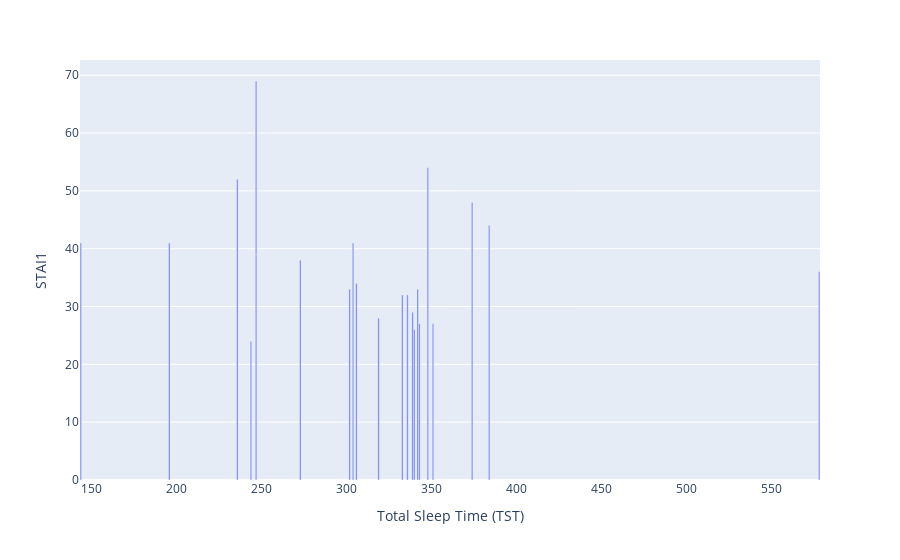

The cell this chart's notebook holds for it:
### Code cell
px.bar(merge_final, 'Total Sleep Time (TST)','STAI1')

### Figure 1 — Plotly figure (JSON) as saved in the notebook; plotly's stock layout.template omitted (floating-point values rounded to 4 significant figures)
{"data": [{"alignmentgroup": "True", "hovertemplate": "Total Sleep Time (TST)=%{x}<br>STAI1=%{y}<extra></extra>", "legendgroup": "", "marker": {"color": "#636efa", "pattern": {"shape": ""}}, "name": "", "offsetgroup": "", "orientation": "v", "showlegend": false, "textposition": "auto", "type": "bar", "x": [144, 196, 244, 351, 319, 348, 333, 342, 336, 578, 247, 343, 247, 374, 236, 339, 306, 302, 340, 384, 273, 304], "xaxis": "x", "y": [41, 41, 24, 27, 28, 54, 32, 33, 32, 36, 39, 27, 30, 48, 52, 29, 34, 33, 26, 44, 38, 41], "yaxis": "y"}], "layout": {"barmode": "relative", "legend": {"tracegroupgap": 0}, "margin": {"t": 60}, "xaxis": {"anchor": "y", "domain": [0, 1], "title": {"text": "Total Sleep Time (TST)"}}, "yaxis": {"anchor": "x", "domain": [0, 1], "title": {"text": "STAI1"}}}}
